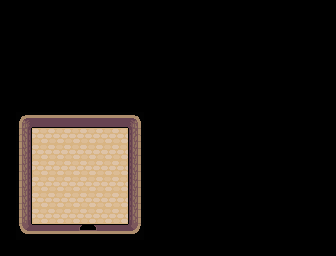

This is a level from a 2D game, rendered from its Tiled map with the project's own tilesets. A one-line summary and the complete map file follow:
An orthogonal 21x16 tile map with 16x16 px tiles, 2 tile layers (0_bg, 1_collide), 4 tilesets and 19 objects.

<map version="1.4" tiledversion="1.4.3" orientation="orthogonal" renderorder="right-down" width="21" height="16" tilewidth="16" tileheight="16" infinite="0" nextlayerid="5" nextobjectid="104">
 <editorsettings>
  <export target="House_1.json" format="json" />
 </editorsettings>
 <tileset firstgid="1" source="Snowsuit.tsx" />
 <tileset firstgid="21" source="Character.tsx" />
 <tileset firstgid="49" source="Mole.tsx" />
 <tileset firstgid="65" source="tiles.tsx" />
 <layer id="1" name="0_bg" width="21" height="16">
  <data encoding="csv">
0,0,0,0,0,0,0,0,0,0,0,0,0,0,0,0,0,0,0,0,0,
0,0,0,0,0,0,0,0,0,0,0,0,0,0,0,0,0,0,0,0,0,
0,0,0,0,0,0,0,0,0,0,0,0,0,0,0,0,0,0,0,0,0,
0,0,0,0,0,0,0,0,0,0,0,0,0,0,0,0,0,0,0,0,0,
0,0,0,0,0,0,0,0,0,0,0,0,0,0,0,0,0,0,0,0,0,
0,0,0,0,0,0,0,0,0,0,0,0,0,0,0,0,0,0,0,0,0,
0,0,0,0,0,0,0,0,0,0,0,0,0,0,0,0,0,0,0,0,0,
0,0,0,0,0,0,0,0,0,0,0,0,0,0,0,0,0,0,0,0,0,
0,0,85,85,85,85,85,85,0,0,0,0,0,0,0,0,0,0,0,0,0,
0,0,85,85,85,85,85,85,0,0,0,0,0,0,0,0,0,0,0,0,0,
0,0,85,85,85,85,85,85,0,0,0,0,0,0,0,0,0,0,0,0,0,
0,0,85,85,85,85,85,85,0,0,0,0,0,0,0,0,0,0,0,0,0,
0,0,85,85,85,85,85,85,0,0,0,0,0,0,0,0,0,0,0,0,0,
0,0,85,85,85,85,85,85,0,0,0,0,0,0,0,0,0,0,0,0,0,
0,0,0,0,0,0,0,0,0,0,0,0,0,0,0,0,0,0,0,0,0,
0,0,0,0,0,0,0,0,0,0,0,0,0,0,0,0,0,0,0,0,0
</data>
 </layer>
 <objectgroup id="2" name="0_object">
  <object id="87" gid="173" x="58" y="168" width="16" height="16" />
  <object id="88" gid="174" x="74" y="168" width="16" height="16" />
  <object id="89" gid="175" x="90" y="168" width="16" height="16" />
  <object id="90" gid="188" x="90" y="184" width="16" height="16" />
  <object id="91" gid="187" x="74" y="184" width="16" height="16" />
  <object id="92" gid="186" x="58" y="184" width="16" height="16" />
  <object id="93" gid="199" x="58" y="200" width="16" height="16" />
  <object id="94" gid="200" x="74" y="200" width="16" height="16" />
  <object id="95" gid="201" x="90" y="200" width="16" height="16" />
 </objectgroup>
 <layer id="3" name="1_collide" width="21" height="16">
  <properties>
   <property name="depth" type="int" value="1" />
   <property name="type" value="collide" />
  </properties>
  <data encoding="csv">
0,0,0,0,0,0,0,0,0,0,0,0,0,0,0,0,0,0,0,0,0,
0,0,0,0,0,0,0,0,0,0,0,0,0,0,0,0,0,0,0,0,0,
0,0,0,0,0,0,0,0,0,0,0,0,0,0,0,0,0,0,0,0,0,
0,0,0,0,0,0,0,0,0,0,0,0,0,0,0,0,0,0,0,0,0,
0,0,0,0,0,0,0,0,0,0,0,0,0,0,0,0,0,0,0,0,0,
0,0,0,0,0,0,0,0,0,0,0,0,0,0,0,0,0,0,0,0,0,
0,0,0,0,0,0,0,0,0,0,0,0,0,0,0,0,0,0,0,0,0,
0,75,76,76,76,76,76,76,77,0,0,0,0,0,0,0,0,0,0,0,0,
0,88,0,0,0,0,0,0,90,0,0,0,0,0,0,0,0,0,0,0,0,
0,101,0,0,0,0,0,0,103,0,0,0,0,0,0,0,0,0,0,0,0,
0,101,0,0,0,0,0,0,103,0,0,0,0,0,0,0,0,0,0,0,0,
0,101,0,0,0,0,0,0,103,0,0,0,0,0,0,0,0,0,0,0,0,
0,101,0,0,0,0,0,0,103,0,0,0,0,0,0,0,0,0,0,0,0,
0,114,0,0,0,0,0,0,116,0,0,0,0,0,0,0,0,0,0,0,0,
0,127,128,128,89,102,115,128,129,0,0,0,0,0,0,0,0,0,0,0,0,
0,0,0,0,0,0,0,0,0,0,0,0,0,0,0,0,0,0,0,0,0
</data>
 </layer>
 <objectgroup id="4" name="1_object">
  <properties>
   <property name="depth" type="int" value="1" />
  </properties>
  <object id="77" gid="1" x="97" y="140" width="16" height="16" />
  <object id="84" gid="21" x="80" y="248" width="16" height="16" />
  <object id="96" gid="207" x="112" y="143" width="16" height="16" />
  <object id="97" gid="86" x="111" y="223" width="16" height="16" />
  <object id="98" gid="2147483731" x="50" y="221" width="16" height="16" />
  <object id="99" gid="84" x="34" y="222" width="16" height="16" />
  <object id="100" gid="176" x="33" y="123" width="16" height="16" />
  <object id="101" gid="177" x="49" y="123" width="16" height="16" />
  <object id="102" gid="189" x="33" y="139" width="16" height="16" />
  <object id="103" gid="190" x="49" y="139" width="16" height="16" />
 </objectgroup>
</map>
